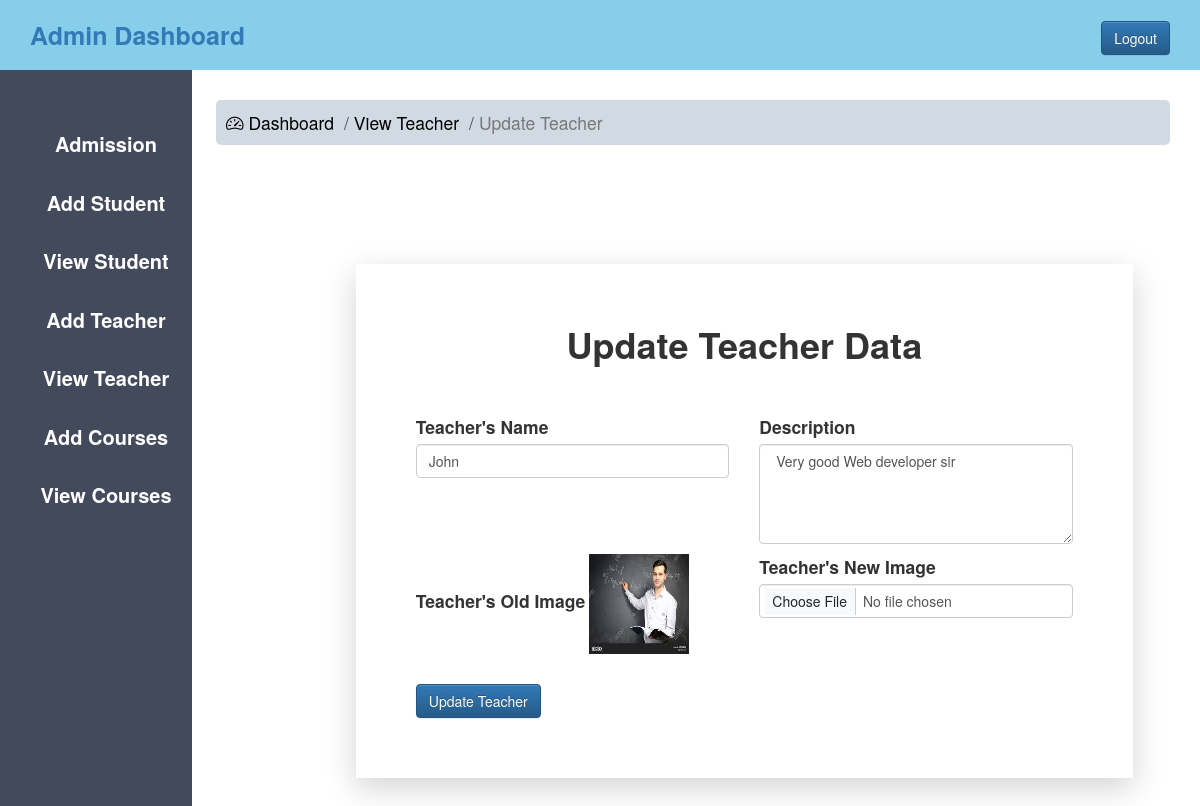
Screenshot of /admin_update_teacher.php?teacher_id=6 (signed in) with the database file from the repository.
### tables this page shows
CREATE TABLE `teacher` (
  `id` int(20) NOT NULL,
  `name` varchar(38) DEFAULT NULL,
  `description` varchar(38) DEFAULT NULL,
  `image` varchar(38) DEFAULT NULL
);

### admin_update_teacher.php (the view, shortened to what this page needs)
<?php
    include 'config.php';
        if($_GET['teacher_id'])
        {
            $t_id=$_GET['teacher_id'];
            $sql="SELECT * FROM teacher WHERE id='$t_id' ";
            $result=mysqli_query($data,$sql);
            $info=$result->fetch_assoc();
        }
?>
<!DOCTYPE html>
<html lang="en">
<head>
    <?php
        include 'admin_css.php';
    ?>
    <link href="https://cdn.jsdelivr.net/npm/bootstrap@5.3.0/dist/css/bootstrap.min.css" rel="stylesheet"
>
    <link rel="stylesheet" href="https://cdn.jsdelivr.net/npm/bootstrap-icons@1.10.5/font/bootstrap-icons.css">
    </head>
</head>
<body>
    <?php
        include 'admin_sidebar.php';
    ?>
    <div class="my-5 me-5"  style="margin-left: 18%">
        <nav aria-label="breadcrumb">
            <ol class="breadcrumb breadcrumb-chevron p-3 bg-body-primary rounded-3" style="background-color: #d1dae3;" >
            <li class="breadcrumb-item fs-3">
                <a class="link-body-emphasis" href="adminhome.php">
                <i class="bi bi-speedometer2 " height="200" width="200">   </i> Dashboard
                </a>
            </li>
            <li class="breadcrumb-item fs-3">
                <a class="link-body-emphasis" href="admin_view_teacher.php">
                View Teacher
                </a>
            </li>
            <li class="breadcrumb-item active fs-3" aria-current="page">
            Update Teacher
            </li>
            </ol>
        </nav>
    </div>
        <div class="container my-5 ">
        <div class="ct1 shadow-lg py-5 px-5">
            <div class="py-3 text-center">
                <h1><b>Update Teacher Data</b></h1>
            </div>
            <div class=" mt-5 mb-5 px-5">
                <form name="teacherForm" action="admin_update_teacher.php" method="POST"  class="needs-validation" novalidate="" onsubmit="return validateForm()" enctype="multipart/form-data">
                    <div class="row g-3">
                        <div class="col-sm-6">
                            <label for="name" class="form-label fs-3">Teacher's Name</label>
                            <input type="text" class="form-control" id="name" name="name" placeholder="Name" value="<?php echo "{$info['name']}" ?>" required="">
                        </div>
                        <div class="col-sm-6">
                            <label for="floatingTextarea2" class="form-label fs-3">Description</label>
                            <textarea class="form-control" placeholder="Description" name="description" id="floatingTextarea2" style="height: 100px"><?php echo "{$info['description']}" ?> </textarea>
                        </div>
                        <div class="col-sm-6" >
                            <label for="formFile" class="form-label fs-3">Teacher's Old Image</label>
                            <img width="100px" height="100px" src="<?php echo "{$info['image']}" ?>">
                        </div>
                        <div class="col-sm-6" >
                            <label for="formFile" class="form-label fs-3">Teacher's New Image</label>
                            <input class="form-control" name="image" type="file" id="formFile">
                        </div>
                        <div class="mt-5 ms-3">
                            <input type="Submit" name="update_teacher" value="Update Teacher" class="btn btn-primary">
                        </div>
                    </div>
                </form>
            </div>
        </div>
    </div>
</body>
</html>

### css/admin.css (style rules this page uses)
* { margin: 0px; padding: 0px; }
a,a:hover { text-decoration: none!important; }

### admin_update_teacher.php (style rules this page uses)
.ct1 { margin-left: 28%; margin-top: 8%; border-color: gray; border-width: 4px; width: 70% }

### rows the page displays
teacher: name "John", description "Very good Web developer sir", image (picture)
